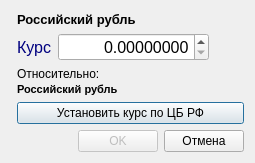
<?xml version="1.0" encoding="UTF-8"?>
<ui version="4.0">
 <class>DialogSetRate</class>
 <widget class="QDialog" name="DialogSetRate">
  <property name="geometry">
   <rect>
    <x>0</x>
    <y>0</y>
    <width>255</width>
    <height>163</height>
   </rect>
  </property>
  <property name="windowTitle">
   <string>Установить курс</string>
  </property>
  <layout class="QGridLayout" name="gridLayout">
   <item row="0" column="1">
    <widget class="QLabel" name="labelName">
     <property name="font">
      <font>
       <pointsize>10</pointsize>
       <weight>75</weight>
       <bold>true</bold>
      </font>
     </property>
     <property name="text">
      <string>Российский рубль</string>
     </property>
    </widget>
   </item>
   <item row="1" column="1">
    <layout class="QHBoxLayout" name="horizontalLayout_2">
     <item>
      <widget class="QLabel" name="label">
       <property name="palette">
        <palette>
         <active>
          <colorrole role="WindowText">
           <brush brushstyle="SolidPattern">
            <color alpha="255">
             <red>0</red>
             <green>0</green>
             <blue>127</blue>
            </color>
           </brush>
          </colorrole>
         </active>
         <inactive>
          <colorrole role="WindowText">
           <brush brushstyle="SolidPattern">
            <color alpha="255">
             <red>0</red>
             <green>0</green>
             <blue>127</blue>
            </color>
           </brush>
          </colorrole>
         </inactive>
         <disabled>
          <colorrole role="WindowText">
           <brush brushstyle="SolidPattern">
            <color alpha="255">
             <red>120</red>
             <green>120</green>
             <blue>120</blue>
            </color>
           </brush>
          </colorrole>
         </disabled>
        </palette>
       </property>
       <property name="font">
        <font>
         <pointsize>12</pointsize>
        </font>
       </property>
       <property name="text">
        <string>Курс</string>
       </property>
      </widget>
     </item>
     <item>
      <widget class="QDoubleSpinBox" name="doubleSpinBox">
       <property name="sizePolicy">
        <sizepolicy hsizetype="Preferred" vsizetype="Fixed">
         <horstretch>0</horstretch>
         <verstretch>0</verstretch>
        </sizepolicy>
       </property>
       <property name="minimumSize">
        <size>
         <width>100</width>
         <height>0</height>
        </size>
       </property>
       <property name="font">
        <font>
         <pointsize>12</pointsize>
        </font>
       </property>
       <property name="alignment">
        <set>Qt::AlignRight|Qt::AlignTrailing|Qt::AlignVCenter</set>
       </property>
       <property name="decimals">
        <number>8</number>
       </property>
       <property name="maximum">
        <double>16777215.000000000000000</double>
       </property>
      </widget>
     </item>
     <item>
      <spacer name="horizontalSpacer_2">
       <property name="orientation">
        <enum>Qt::Horizontal</enum>
       </property>
       <property name="sizeHint" stdset="0">
        <size>
         <width>40</width>
         <height>20</height>
        </size>
       </property>
      </spacer>
     </item>
    </layout>
   </item>
   <item row="2" column="1">
    <layout class="QVBoxLayout" name="verticalLayout">
     <property name="spacing">
      <number>2</number>
     </property>
     <item>
      <widget class="QLabel" name="label_2">
       <property name="text">
        <string>Относительно:</string>
       </property>
      </widget>
     </item>
     <item>
      <widget class="QLabel" name="labelNameBaseCurrency">
       <property name="font">
        <font>
         <pointsize>8</pointsize>
         <weight>75</weight>
         <bold>true</bold>
        </font>
       </property>
       <property name="text">
        <string>Российский рубль</string>
       </property>
      </widget>
     </item>
    </layout>
   </item>
   <item row="3" column="1">
    <widget class="QPushButton" name="pushButtonSetRateCBR">
     <property name="sizePolicy">
      <sizepolicy hsizetype="Preferred" vsizetype="Preferred">
       <horstretch>0</horstretch>
       <verstretch>0</verstretch>
      </sizepolicy>
     </property>
     <property name="text">
      <string>Установить курс по ЦБ РФ</string>
     </property>
    </widget>
   </item>
   <item row="4" column="0" colspan="2">
    <layout class="QHBoxLayout" name="horizontalLayout">
     <item>
      <spacer name="horizontalSpacer">
       <property name="orientation">
        <enum>Qt::Horizontal</enum>
       </property>
       <property name="sizeHint" stdset="0">
        <size>
         <width>138</width>
         <height>20</height>
        </size>
       </property>
      </spacer>
     </item>
     <item>
      <widget class="QPushButton" name="pushButtonOK">
       <property name="enabled">
        <bool>false</bool>
       </property>
       <property name="text">
        <string>OK</string>
       </property>
      </widget>
     </item>
     <item>
      <widget class="QPushButton" name="pushButtonCancel">
       <property name="text">
        <string>Отмена</string>
       </property>
      </widget>
     </item>
    </layout>
   </item>
  </layout>
 </widget>
 <resources/>
 <connections/>
</ui>
